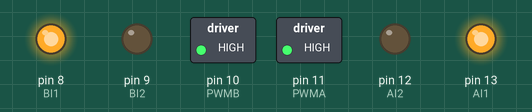
The sketch below on a simulated Arduino Uno, built with avr-gcc and run on an emulated ATmega328P. Shown: switched loads named in the sketch (green lamp = pin HIGH), output pins drawn as LEDs (lit = HIGH).

Above: at 1.5 s.
At 4.5 s:
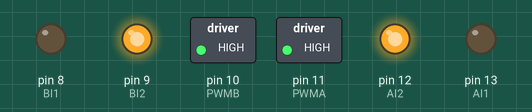
At 6.7 s:
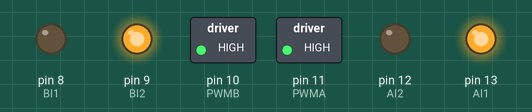
At 8.2 s:
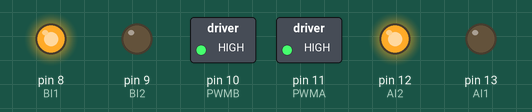
At 10.5 s:
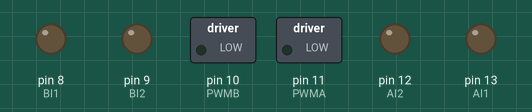
Timing chart, 0 to 15.6 s (numbered marks = the images above):
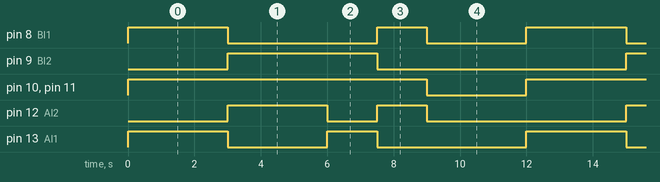

Measured:
- by itself, pin 8 (BI1): repeats every 12.0 s: LOW 4.5 s, HIGH 1.5 s, LOW 3.0 s, HIGH 3.0 s
- by itself, pin 9 (BI2): alternates HIGH for 4.5 s and LOW for 7.5 s
- by itself, pin 10 (PWMB), pin 11 (PWMA): alternates HIGH for 9.0 s and LOW for 3.0 s
- by itself, pin 12 (AI2): repeats every 12.0 s: LOW 1.5 s, HIGH 1.5 s, LOW 6.0 s, HIGH 3.0 s
- by itself, pin 13 (AI1): repeats every 12.0 s: LOW 3.0 s, HIGH 1.5 s, LOW 4.5 s, HIGH 3.0 s

The sketch:

Basicmotor.ino
```cpp
//---------------------------------------------------------------------
// ME120, Section 001
// Sean Lai
//
// Basic Motor Control
// Note when hooking up motors:
// A01(+) A02(-), B01(-), B02(+) due to the physical orientation of the motors,
// because the B motor is mounted upside down.
//---------------------------------------------------------------------

// Declare pins for motors
const int AI1 = 13, AI2 = 12, PWMA = 11;
const int BI1 = 8, BI2 = 9, PWMB = 10;

void setup() {
  // Setup pins as outputs
  pinMode(AI1, OUTPUT);
  pinMode(AI2, OUTPUT);
  pinMode(BI1, OUTPUT);
  pinMode(BI2, OUTPUT);
  pinMode(PWMA, OUTPUT);
  pinMode(PWMB, OUTPUT);
}

void loop() {
  // Drive motors forward for 3s
  digitalWrite(AI1, 1);
  digitalWrite(AI2, 0);
  digitalWrite(BI1, 1);
  digitalWrite(BI2, 0);
  analogWrite(PWMA, 255);
  analogWrite(PWMB, 255);
  delay(3000);

  // Drive motors forward for 3s
  digitalWrite(AI1, 0);
  digitalWrite(AI2, 1);
  digitalWrite(BI1, 0);
  digitalWrite(BI2, 1);
  analogWrite(PWMA, 255);
  analogWrite(PWMB, 255);
  delay(3000);

  // Drive in opposite directions, A forward, B backward 1.5s
  digitalWrite(AI1, 1);
  digitalWrite(AI2, 0);
  digitalWrite(BI1, 0);
  digitalWrite(BI2, 1);
  analogWrite(PWMA, 255);
  analogWrite(PWMB, 255);
  delay(1500);

  // Drive in opposite directions, B forward, A backward 1.5s
  digitalWrite(AI1, 0);
  digitalWrite(AI2, 1);
  digitalWrite(BI1, 1);
  digitalWrite(BI2, 0);
  analogWrite(PWMA, 255);
  analogWrite(PWMB, 255);
  delay(1500);

  // Stop motors for 3s
  digitalWrite(AI1, 0);
  digitalWrite(AI2, 0);
  digitalWrite(BI1, 0);
  digitalWrite(BI2, 0);
  analogWrite(PWMA, 0);
  analogWrite(PWMB, 0);
  delay(3000);
}
```
